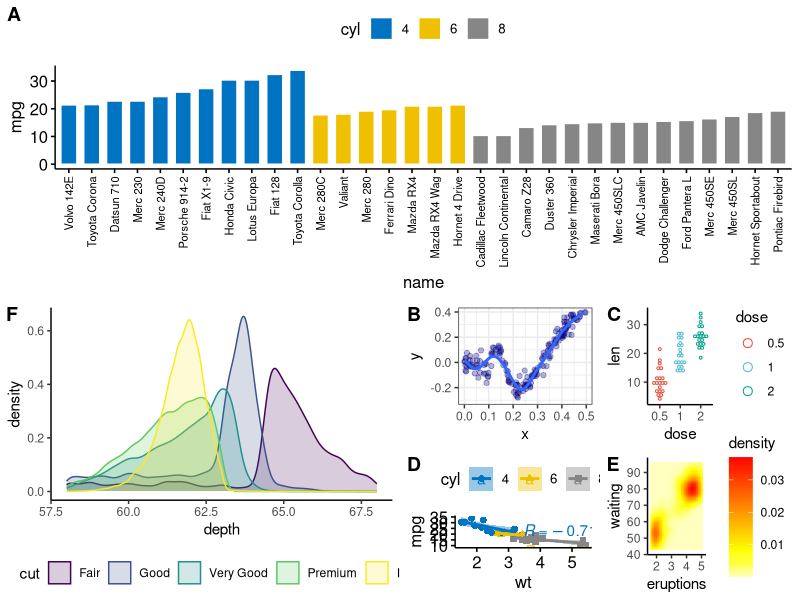
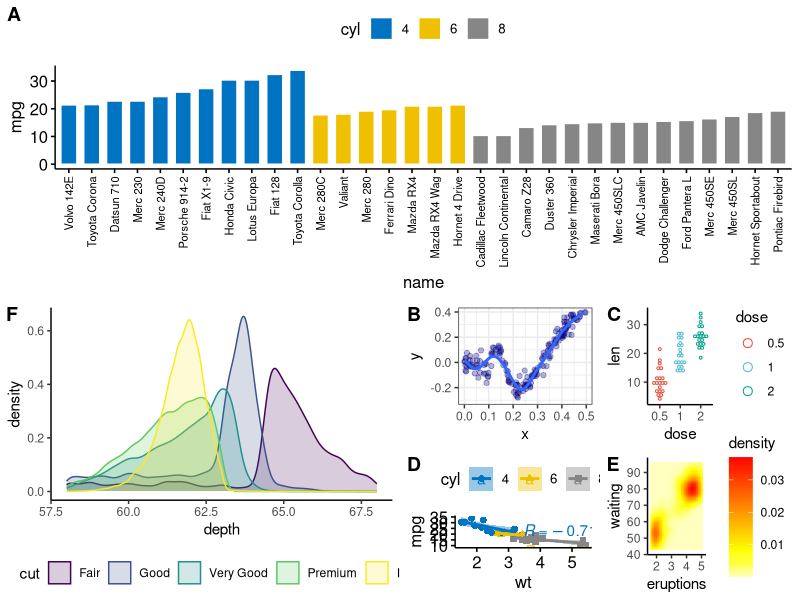

These charts were generated, in order, by the following R code:
## ---- chunk 1
knitr::opts_chunk$set(echo = TRUE)
## ---- chunk 2
library(tidyverse)
library(ggpubr)
library(gridExtra)
library(cowplot)
library(dplyr)
## ---- chunk 3

set.seed(42)
n <- 1000
x <- runif(n) * 3
y <- x * sin(1/x) + rnorm(n) / 25

df <- data.frame(x = x, y = y)

img1 <- ggplot(df, aes(x, y)) + geom_point(alpha = 0.3, col = "navyblue") +
  geom_smooth(se = FALSE) + scale_x_continuous(limits = c(0, 0.5)) +
  scale_y_continuous(limits = c(-0.3, 0.4)) + theme_bw()

img2 = ggdotplot(ToothGrowth, x = "dose", y = "len",
               color = "dose", palette = "npg", binwidth = 1)+ theme_classic()


# Data usada
data(mtcars)
mtcars$name = rownames(mtcars)
mtcars$cyl = as.factor(mtcars$cyl)

# Grafica de barras por registro
img3 <- ggbarplot(mtcars, x = "name", y = "mpg", fill = "cyl",  
                color = "white",  palette = "jco", 
                sort.val = "asc", sort.by.groups = TRUE,
                x.text.angle = 90) + font("x.text", size = 8)

# Grafica con regresión y ecuaciones
img4 = ggscatter(mtcars, x = "wt", y = "mpg", add = "reg.line", conf.int = TRUE,
               color = "cyl", palette = "jco", shape = "cyl") +
  stat_cor(aes(color = cyl), label.x.npc = "centre", label.y.npc="top")

# Grafica de densidad
img5 = ggplot(diamonds, aes(depth, fill = cut, colour = cut)) +
  geom_density(alpha = 0.2, na.rm = TRUE) + 
  xlim(58, 68) +  theme_classic() + theme(legend.position = "bottom")

img6 = ggplot(faithfuld, aes(eruptions, waiting)) + 
  geom_raster(aes(fill = density)) + theme_classic() +
  scale_fill_gradientn(colours = heat.colors(10, rev = TRUE), na.value = "white")


# COMPOSICION DE FIGURAS

composicion=  ggarrange(img3,
                   ggarrange(img5,
                             ggarrange(img1, img2, img4, img6, nrow=2, ncol=2,
                                       labels= c("B", "C", "D", "E")),
                             ncol= 2, labels= "F"),
                   nrow =2, labels= "A")
ggsave(filename = "imager.png", height = 14, width = 14,
       plot = composicion, dpi = 500)         
print(composicion)
